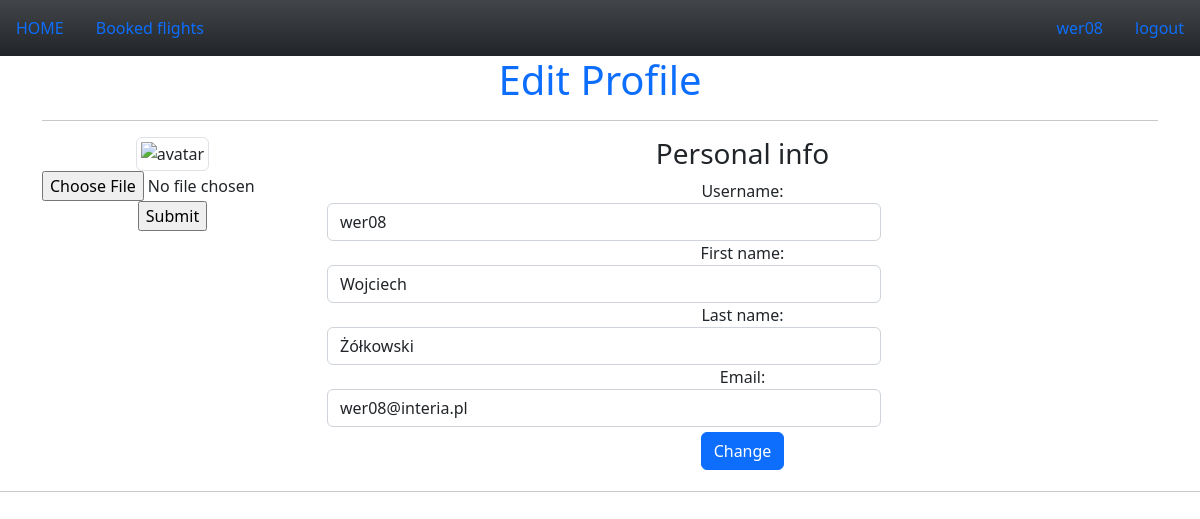
The page /profil (signed in) on the database its author committed.
### tables this page shows
CREATE TABLE users (
	id INTEGER NOT NULL, 
	username VARCHAR(200) NOT NULL, 
	name VARCHAR(200) NOT NULL, 
	surname VARCHAR(200) NOT NULL, 
	email VARCHAR(200) NOT NULL, 
	hashed_password VARCHAR(200) NOT NULL, 
	date_added DATETIME, picture, 
	PRIMARY KEY (id), 
	UNIQUE (email)
);

### app.py (the view, shortened to what this page needs)
@app.route("/profil",methods=["GET","POST"])
def profil():
    if request.method == "GET":
        users= db.execute("SELECT * FROM users WHERE username = ?",(session["name"],))
        con.commit()
        user = users.fetchone()
        username = user[1]
        name = user[2]
        surname = user[3]
        email = user[4]
        return render_template("profil.html",username=username,name=name,surname=surname,email=email,picture=session["picture"])

### templates/profil.html (shortened to what this page needs)
{% extends "layout.html" %}
{% block content %}
<div class="container bootstrap snippets bootdey">
    <h1 class="text-primary">Edit Profile</h1>
      <hr>
	<div class="row">
      <div class="col-md-3">
        <div class="text-center">
          <img src="{{picture}}" class="avatar img-circle img-thumbnail" alt="avatar">
            <form action = "/upload" method = "POST" enctype = "multipart/form-data">
                <input type = "file" name = "file" />
                <input type = "submit"/>
            </form>
        </div>
      </div>
      <div class="col-md-9 personal-info">
        <h3>Personal info</h3>
        <form class="form-horizontal" role="form" action="/profil" method="post">
            <div class="form-group">
                <label class="col-lg-3 control-label">Username:</label>
                <div class="col-md-8">
                  <input class="form-control" type="text" name="username" value={{username}}>
                </div>
            </div>
            <div class="form-group">
            <label class="col-lg-3 control-label">First name:</label>
            <div class="col-md-8">
              <input class="form-control" type="text" name="name" value={{name}}>
            </div>
          </div>
          <div class="form-group">
            <label class="col-lg-3 control-label">Last name:</label>
            <div class="col-md-8">
              <input class="form-control" type="text" name="surname" value={{surname}}>
            </div>
          </div>
          <div class="form-group">
            <label class="col-lg-3 control-label">Email:</label>
            <div class="col-md-8">
              <input class="form-control" type="email" name="email" value={{email}}>
            </div>
          </div>
          <button type="submit" class="btn btn-primary" style="margin:5px">Change</button>
        </form>
      </div>
  </div>
</div>
<hr>
{% endblock %}

### templates/layout.html (shortened to what this page needs)
<!doctype html>
<html lang="en">
  <head>
    <link rel="stylesheet" href="/static/style.css">
    <link href="https://cdn.jsdelivr.net/npm/bootstrap@5.2.0/dist/css/bootstrap.min.css" rel="stylesheet">
  </head>
  <body class = "text-center bg-image"
        style="background-image: url('https://www.familyvacationcritic.com/wp-content/uploads/sites/19/2018/11/bigstock-Family-on-beautiful-Anse-Solei-379327741-scaled.jpg');
                height: 100vh;">
    <nav class="navbar navbar-default bg-dark bg-gradient">
      <div>
        <ul class="nav">
          {% if not session.name %}
          <li class="nav-item">
            <a class="nav-link active" aria-current="page" href="/" class="link-light">HOME</a>
          </li>
          {% else %}
          <li class="nav-item">
            <a class="nav-link active" aria-current="page" href="/" class="link-light">HOME</a>
          </li>
          <li class="nav-item">
            <a class="nav-link active" aria-current="page" href="/bought" class="link-light">Booked flights</a>
          </li>
          {% endif %}
        </ul>
      </div>
      <div>
        <ul class="nav justify-content-end">
          {% if not session.name %}
          <li class="nav-item" my-2 my-sm-0>
            <a class="nav-link" href="/login" class="link-light">Log in</a>
          </li>
          <li class="nav-item" my-2 my-sm-0>
            <a class="nav-link" href="/register" class="link-light">Register</a>
          </li>
          {% else %}
          <li class="nav-item" me-auto my-2 my-sm-0>
            <a class="nav-link" href="/profil" class="link-light">{{ session.name }}</a>
          </li>
          <li class="nav-item" me-auto my-2 my-sm-0>
            <a class="nav-link" href="/logout" class="link-light">logout</a>
          </li>
          {% endif %}
        </ul>
      </div>
    </nav>
   {% block content %}{% endblock %}
  </body>
</html>

### static/style.css (style rules this page uses)
.airports input, label { display: block; }
@media (min-width: 992px) { body { margin-top: -58.59px; } }

### rows shown on the page
users: name "wer08", username "wer08", name "Wojciech", surname "Żółkowski", email "wer08@interia.pl"
